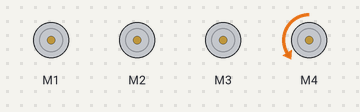
The sketch below on a simulated Arduino Uno, built with avr-gcc and run on an emulated ATmega328P. On the bench: 4 × DC motor (green arrow = forward, orange = backward, longer = faster).

Above: at 0.1 s.
At 1.1 s:
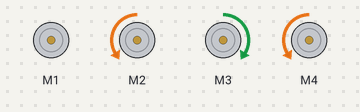
Timing chart, 0 to 2.6 s (numbered marks = the images above):
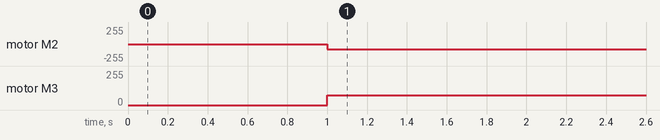

The sketch:

writing_code.ino
```cpp
#include <AFMotor.h>

AF_DCMotor base(1), motor2(2), motor3(3), gripper(4);

int common = 75;
int delay_speed = 1000;
int m1_speed = common, m2_speed = common, m3_speed = common, m4_speed = common;

void vertical_line_down(){
  motor2.run(FORWARD);
  motor3.run(FORWARD);
}

void vertical_line_up(){
  motor2.run(BACKWARD);
  motor3.run(FORWARD);
}

void right(){
  base.run(FORWARD);
}

void left(){
  base.run(BACKWARD);
}

void zigzag(){
  motor2.run(FORWARD);
  delay(delay_speed);
  right();
  left();
}

void square(){
  vertical_line_down();
  delay(delay_speed);
  right();
  delay(delay_speed);
  left();
  delay(delay_speed);
  vertical_line_up();
  delay(delay_speed);
}

void L(){
  vertical_line_down();
  delay(delay_speed);
  right();
  delay(delay_speed);
}

void setup()
{
  base.setSpeed(m1_speed);    // BASE
  motor2.setSpeed(m2_speed);  // Right side -> BACK AND FORTH
  motor3.setSpeed(m3_speed);  // LEFT MOTOR -> UP AND DOWN
  gripper.setSpeed(m4_speed); // Gripper
  gripper.run(BACKWARD);
  delay(delay_speed);

  vertical_line_down();
  vertical_line_up();


  /*
  delay(delay_speed*0.5);
  base.run(RELEASE);
  gripper.run(RELEASE);
  motor2.run(RELEASE);
  motor3.run(RELEASE);
  */

}

void loop(){
  }
```

Measured:
- by itself, motor M2: stopped → backward 75/255 at 1.0 s
- by itself, motor M3: stopped → forward 75/255 at 1.0 s
